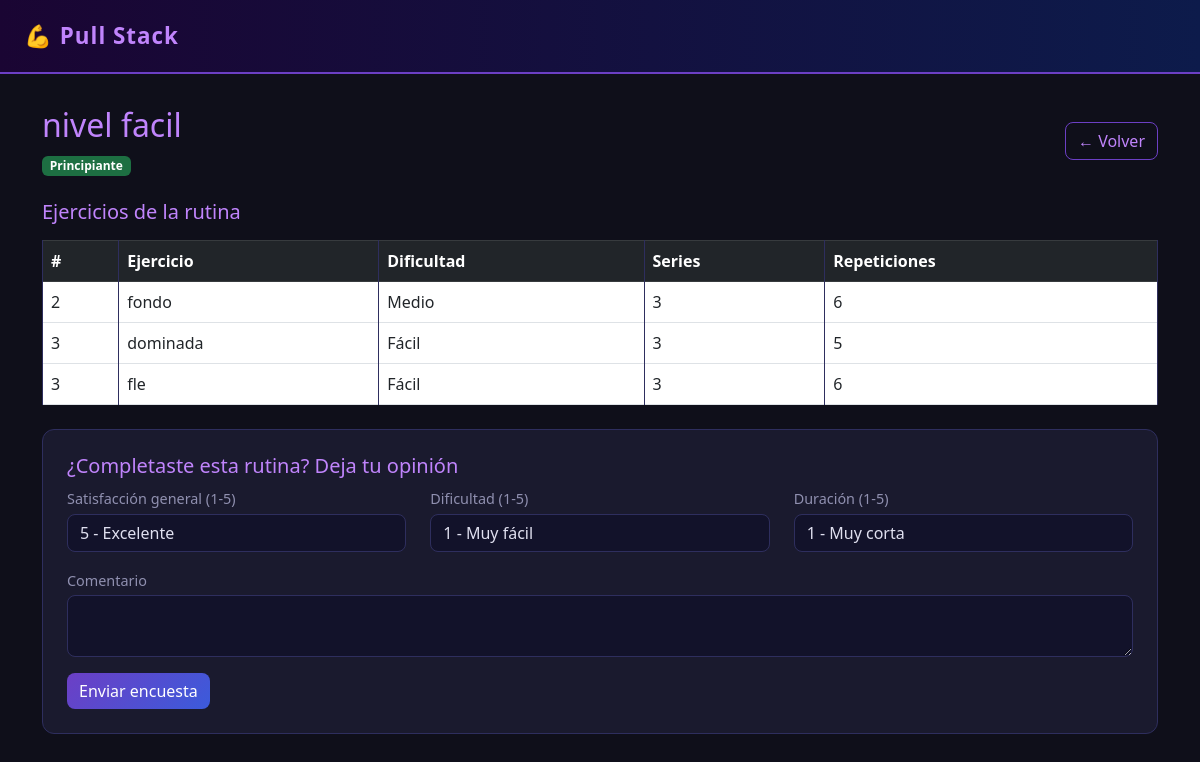
The page /rutinas/1 (signed in) on the database its author committed.
### models.py (models this page shows)
class Rutina(db.Model):
    id = db.Column(db.Integer, primary_key=True)
    nombre = db.Column(db.String(100), nullable=False)
    nivel = db.Column(db.String(20), nullable=False)  # Principiante, Medio, Avanzado
    descripcion = db.Column(db.Text)
    ejercicios = db.relationship('RutinaEjercicio', backref='rutina', lazy=True)
    encuestas = db.relationship('Encuesta', backref='rutina', lazy=True)

class RutinaEjercicio(db.Model):
    id = db.Column(db.Integer, primary_key=True)
    rutina_id = db.Column(db.Integer, db.ForeignKey('rutina.id'), nullable=False)
    ejercicio_id = db.Column(db.Integer, db.ForeignKey('ejercicio.id'), nullable=False)
    orden = db.Column(db.Integer)
    ejercicio = db.relationship('Ejercicio')

class Ejercicio(db.Model):
    id = db.Column(db.Integer, primary_key=True)
    nombre = db.Column(db.String(100), nullable=False)
    descripcion = db.Column(db.Text)
    nivel_dificultad = db.Column(db.String(20))
    series_sugeridas = db.Column(db.Integer)
    repeticiones_sugeridas = db.Column(db.Integer)
    imagen_url = db.Column(db.String(200))

### app.py (the view)
@app.route('/rutinas/<int:id>')
@login_required
def detalle_rutina(id):
    rutina = Rutina.query.get_or_404(id)
    calentamientos = Calentamiento.query.all()
    return render_template('detalle_rutina.html', rutina=rutina, calentamientos=calentamientos)

### app.py (called while the page is built)
@login_manager.user_loader
def load_user(user_id):
    return Usuario.query.get(int(user_id))

### templates/detalle_rutina.html (shortened to what this page needs)
{% extends "base.html" %}
{% block content %}
<div class="d-flex justify-content-between align-items-center mb-4">
    <div>
        <h2>{{ rutina.nombre }}</h2>
        <span class="badge bg-{% if rutina.nivel == 'Principiante' %}success{% elif rutina.nivel == 'Medio' %}warning text-dark{% else %}danger{% endif %}">
            {{ rutina.nivel }}
        </span>
    </div>
    <a href="/rutinas" class="btn btn-outline-dark">← Volver</a>
</div>
<h5 class="mb-3">Ejercicios de la rutina</h5>
<table class="table table-bordered">
    <thead class="table-dark">
        <tr>
            <th>#</th>
            <th>Ejercicio</th>
            <th>Dificultad</th>
            <th>Series</th>
            <th>Repeticiones</th>
        </tr>
    </thead>
    <tbody>
        {% for re in rutina.ejercicios %}
        <tr>
            <td>{{ re.orden }}</td>
            <td>{{ re.ejercicio.nombre }}</td>
            <td>{{ re.ejercicio.nivel_dificultad }}</td>
            <td>{{ re.ejercicio.series_sugeridas }}</td>
            <td>{{ re.ejercicio.repeticiones_sugeridas }}</td>
        </tr>
        {% endfor %}
    </tbody>
</table>
<div class="card p-4 mt-4">
    <h5>¿Completaste esta rutina? Deja tu opinión</h5>
    <form method="POST" action="/rutinas/{{ rutina.id }}/encuesta">
        <div class="row">
            <div class="col-md-4 mb-3">
                <label>Satisfacción general (1-5)</label>
                <select name="satisfaccion" class="form-control">
                    <option value="5" selected>5 - Excelente</option>
                </select>
            </div>
            <div class="col-md-4 mb-3">
                <label>Dificultad (1-5)</label>
                <select name="dificultad" class="form-control">
                    <option value="1">1 - Muy fácil</option>
                </select>
            </div>
            <div class="col-md-4 mb-3">
                <label>Duración (1-5)</label>
                <select name="duracion" class="form-control">
                    <option value="1">1 - Muy corta</option>
                </select>
            </div>
            <div class="col-md-12 mb-3">
                <label>Comentario</label>
                <textarea name="comentario" class="form-control" rows="2"></textarea>
            </div>
        </div>
        <button type="submit" class="btn btn-dark">Enviar encuesta</button>
    </form>
</div>
{% endblock %}

### templates/base.html (style rules this page uses)
body { background-color: #0f0f1a; color: #e0e0f0; font-family: 'Segoe UI', sans-serif; }
.card { background-color: #1a1a2e; border: 1px solid #2e2e5e; border-radius: 12px; color: #e0e0f0; }
.table { color: #e0e0f0; }
.table-dark { background: linear-gradient(90deg, #1a0533, #0d1b4b) !important; }
.table-bordered td, .table-bordered th { border-color: #2e2e5e; }
.btn-dark { background: linear-gradient(135deg, #6c3fc5, #3b5bdb); border: none; border-radius: 8px; color: white; font-weight: 500; }
.btn-outline-dark { border: 1px solid #6c3fc5; color: #c084fc; border-radius: 8px; }
.form-control, .form-select { background-color: #12122a; border: 1px solid #2e2e5e; color: #e0e0f0; border-radius: 8px; }
label { color: #9090b0; font-size: 0.9rem; margin-bottom: 4px; }
h2, h4, h5 { color: #c084fc; }
.badge.bg-success { background-color: #1d6f42 !important; }

### rows shown on the page
Rutina: nombre "nivel facil", nivel "Principiante"
RutinaEjercicio: orden "2", ejercicio.nombre "fondo", ejercicio.nivel_dificultad "Medio", ejercicio.series_sugeridas "3", ejercicio.repeticiones_sugeridas "6"
RutinaEjercicio: orden "3", ejercicio.nombre "dominada", ejercicio.nivel_dificultad "Fácil", ejercicio.series_sugeridas "3", ejercicio.repeticiones_sugeridas "5"
RutinaEjercicio: orden "3", ejercicio.nombre "fle", ejercicio.nivel_dificultad "Fácil", ejercicio.series_sugeridas "3", ejercicio.repeticiones_sugeridas "6"
